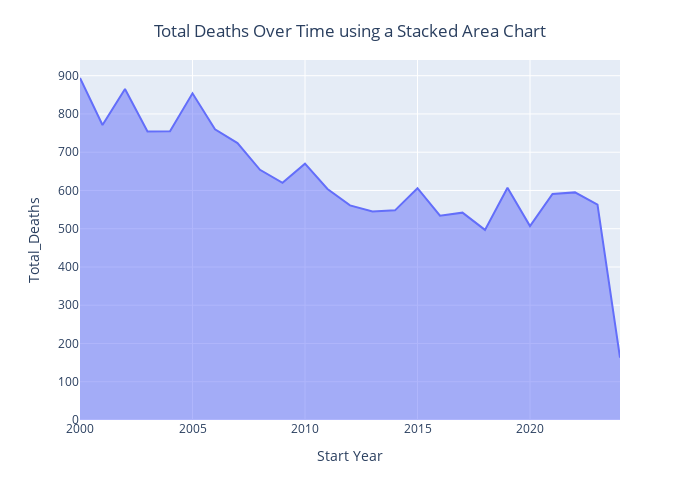

The notebook cell this image was saved under:
### Code cell
# Create stacked area chart
area_chart = px.area(Deaths, x = "Start Year", y = "Total_Deaths", width = 700, height = 500)
area_chart.update_layout(title = {"text": "Total Deaths Over Time using a Stacked Area Chart", "y": 0.95, "x": 0.5, "xanchor": "center", "yanchor": "top"})
area_chart.show()

### Figure 1 — Plotly figure (JSON) as saved in the notebook; plotly's stock layout.template omitted (floating-point values rounded to 4 significant figures)
{"data": [{"fillpattern": {"shape": ""}, "hovertemplate": "Start Year=%{x}<br>Total_Deaths=%{y}<extra></extra>", "legendgroup": "", "line": {"color": "#636efa"}, "marker": {"symbol": "circle"}, "mode": "lines", "name": "", "orientation": "v", "showlegend": false, "stackgroup": "1", "type": "scatter", "x": [2000, 2001, 2002, 2003, 2004, 2005, 2006, 2007, 2008, 2009, 2010, 2011, 2012, 2013, 2014, 2015, 2016, 2017, 2018, 2019, 2020, 2021, 2022, 2023, 2024], "xaxis": "x", "y": [894, 771, 865, 754, 755, 854, 760, 724, 654, 620, 670, 604, 561, 545, 548, 606, 534, 542, 497, 607, 507, 591, 595, 563, 163], "yaxis": "y"}], "layout": {"height": 500, "legend": {"tracegroupgap": 0}, "margin": {"t": 60}, "title": {"text": "Total Deaths Over Time using a Stacked Area Chart", "x": 0.5, "xanchor": "center", "y": 0.95, "yanchor": "top"}, "width": 700, "xaxis": {"anchor": "y", "autorange": true, "domain": [0, 1], "range": [2000, 2024], "title": {"text": "Start Year"}, "type": "linear"}, "yaxis": {"anchor": "x", "autorange": true, "domain": [0, 1], "range": [0, 941.1], "title": {"text": "Total_Deaths"}, "type": "linear"}}}
